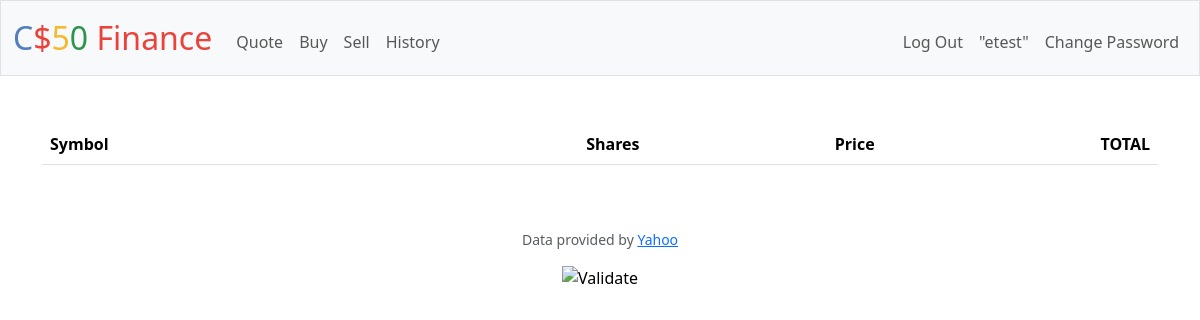
Page / (signed in) on the earlier database version.
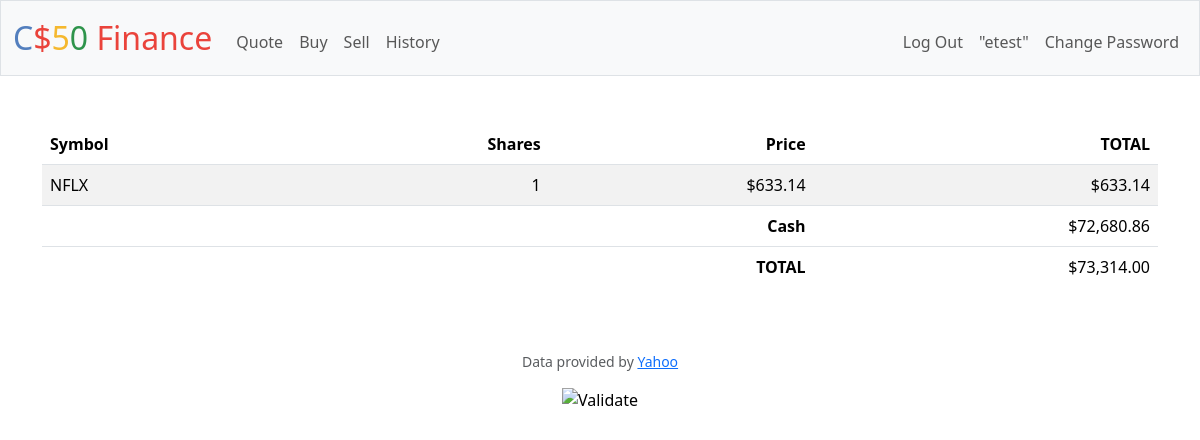
Same page on the later database version.
### tables this page shows
CREATE TABLE users (id INTEGER PRIMARY KEY AUTOINCREMENT NOT NULL, username TEXT NOT NULL, hash TEXT NOT NULL, cash NUMERIC NOT NULL DEFAULT 10000.00);

CREATE TABLE history (id INTEGER PRIMARY KEY AUTOINCREMENT NOT NULL, user_id INTEGER NOT NULL, symbol TEXT NOT NULL,  shares INTEGER NOT NULL, share_price INTEGER NOT NULL, total INTEGER NOT NULL, timestamp TEXT NOT NULL DEFAULT(CURRENT_TIMESTAMP), CONSTRAINT history_fk FOREIGN KEY (user_id) REFERENCES users(id));

### app.py (the view)
@app.route("/")
@login_required
def index():
    portfolio = db.execute("""SELECT DISTINCT port.symbol, port.shares, hist.share_price, round((port.shares * hist.share_price),2) as total, users.cash
                           FROM portfolio as port
                           JOIN users ON users.id = port.user_id
                           JOIN history hist ON hist.user_id = port.user_id AND hist.symbol = port.symbol
                           WHERE users.id = ?""", session["user_id"])
    if not portfolio:
        return render_template("portfolio.html")
    cash = portfolio[0]["cash"]
    for row in portfolio:
        cash -= row["total"]
    total = portfolio[0]["cash"]
    return render_template("portfolio.html", portfolio=portfolio, cash=cash, total=total)

### app.py (called while the page is built)
@app.after_request
def after_request(response):
    response.headers["Cache-Control"] = "no-cache, no-store, must-revalidate"
    response.headers["Expires"] = 0
    response.headers["Pragma"] = "no-cache"
    return response

### helpers.py (called while the page is built)
def login_required(f):
    @wraps(f)
    def decorated_function(*args, **kwargs):
        if session.get("user_id") is None:
            return redirect("/login")
        return f(*args, **kwargs)
    return decorated_function

def usd(value):
    return f"${value:,.2f}"

### templates/portfolio.html (shortened to what this page needs)
{% extends "layout.html" %}
{% block main %}
    <table class="table table-striped">
        <thead>
            <tr>
                <th class="text-start">
                    Symbol
                </th>
                <th class="text-end">
                    Shares
                </th>
                <th class="text-end">
                    Price
                </th>
                <th class="text-end">
                    TOTAL
                </th>
            </tr>
        </thead>
        <tbody>
            {% if portfolio %}
                {% for row in portfolio %}
                    <tr>
                        <td class="text-start">
                            {{row["symbol"]}}
                        </td>
                        <td class="text-end">
                            {{row["shares"]}}
                        </td>
                        <td class="text-end">
                            {{row["share_price"] | usd}}
                        </td>
                        <td class="text-end">
                            {{row["total"] | usd}}
                        </td>
                    </tr>
                {% endfor %}
                <tfoot>
                    <tr>
                        <td class="text-end fw-bold" colspan="3">
                            Cash
                        </td>
                        <td class="text-end">
                            {{cash | usd}}
                        </td>
                    </tr>
                    <tr>
                        <td class="border-0 text-end fw-bold" colspan="3">
                            TOTAL
                        </td>
                        <td class="border-0 text-end">
                            {{total | usd}}
                        </td>
                    </tr>
                </tfoot>
            {% endif %}
    </tbody>
    </table>
{% endblock %}

### templates/layout.html (shortened to what this page needs)
<!DOCTYPE html>
<html lang="en">
    <head>
        <link href="https://cdn.jsdelivr.net/npm/bootstrap@5.3.3/dist/css/bootstrap.min.css" rel="stylesheet">
        <link href="/static/styles.css" rel="stylesheet">
    </head>
    <body>
        <nav class="bg-light border navbar navbar-expand-md navbar-light">
            <div class="container-fluid">
                <a class="navbar-brand" href="/"><span class="blue">C</span><span class="red">$</span><span class="yellow">5</span><span class="green">0</span> <span class="red">Finance</span></a>
                <div class="collapse navbar-collapse" id="navbar">
                    {% if session["user_id"] %}
                        <ul class="navbar-nav me-auto mt-2">
                            <li class="nav-item"><a class="nav-link" href="/quote">Quote</a></li>
                            <li class="nav-item"><a class="nav-link" href="/buy">Buy</a></li>
                            <li class="nav-item"><a class="nav-link" href="/sell">Sell</a></li>
                            <li class="nav-item"><a class="nav-link" href="/history">History</a></li>
                        </ul>
                        <ul class="navbar-nav ms-auto mt-2">
                            <li class="nav-item"><a class="nav-link" href="/logout">Log Out</a></li>
                            <li class="nav_item nav-link">"{{ session["user"] }}"</li>
                            <li class="nav_item"><a class="nav-link" href="/changePassword">Change Password</a></li>
                        </ul>
                    {% else %}
                        <ul class="navbar-nav ms-auto mt-2">
                            <li class="nav-item"><a class="nav-link" href="/register">Register</a></li>
                            <li class="nav-item"><a class="nav-link" href="/login">Log In</a></li>
                        </ul>
                    {% endif %}
                </div>
            </div>
        </nav>
        <main class="container py-5 text-center">
            {% block main %}{% endblock %}
        </main>
        <footer class="mb-5">
            <p class="mb-3 small text-center text-muted">
                Data provided by <a href="https://finance.yahoo.com/">Yahoo</a>
            </p>
            <form action="https://validator.w3.org/check" class="text-center" enctype="multipart/form-data" method="post" target="_blank">
                <input alt="Validate" src="/static/I_heart_validator.png" type="image">
            </form>
        </footer>
    </body>
</html>

### static/styles.css (style rules this page uses)
nav .navbar-brand { font-size: xx-large; }
nav .navbar-brand .blue { color: #537fbe; }
nav .navbar-brand .red { color: #ea433b; }
nav .navbar-brand .yellow { color: #f5b82e; }
nav .navbar-brand .green { color: #2e944b; }

Differences in the rows shown:
now on this page (row edited): users: user "etest"
added history: symbol "NFLX", shares "1", share_price "$633.14", total "$633.14"
Other differences:
{{ cash | usd }}: (not shown) → "$72,680.86"
{{ total | usd }}: (not shown) → "$73,314.00"
{{ session["user"] }}: "etest" → (not shown)
text now shown: "Cash TOTAL"
